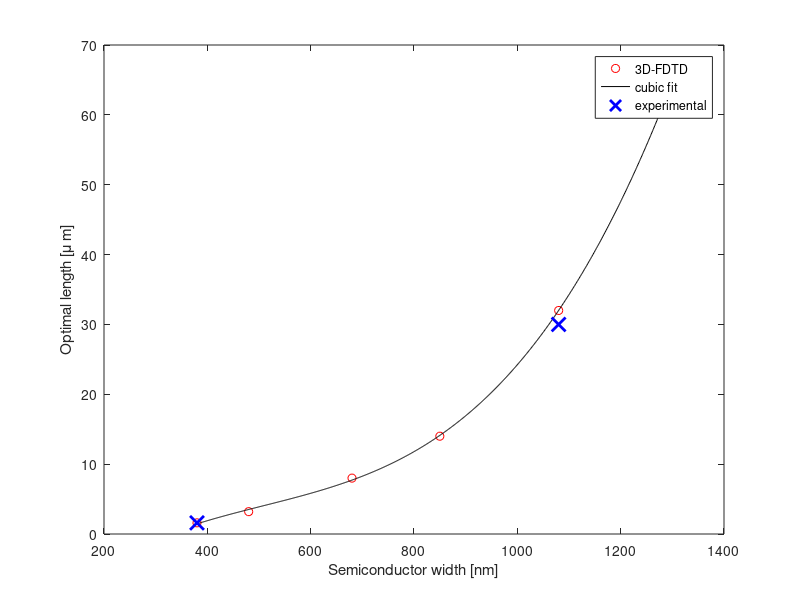

Here is the MATLAB script that generated this plot: (Note: this script raises an error after producing the figure.)
sw = [380 480 680 850 1080 1280] - 300;
ol = [1.6 3.2 8 14 32 61];

ssw = (380:1280) - 300;
[P,S] = polyfit(sw,ol,3);
ool = polyval(P,ssw);

exp_sw = [380 1080];
exp_ol = [1.6 30];

plot(300+sw,ol,'ro',300+ssw,ool,'k-',exp_sw,exp_ol,'bx','LineWidth',2,'MarkerSize',10);
legend('3D-FDTD','cubic fit','experimental','Location','Best');
xlabel('Semiconductor width [nm]');
ylabel('Optimal length [\mu m]');

print_eps_pdf('polrot_optimalL_P');